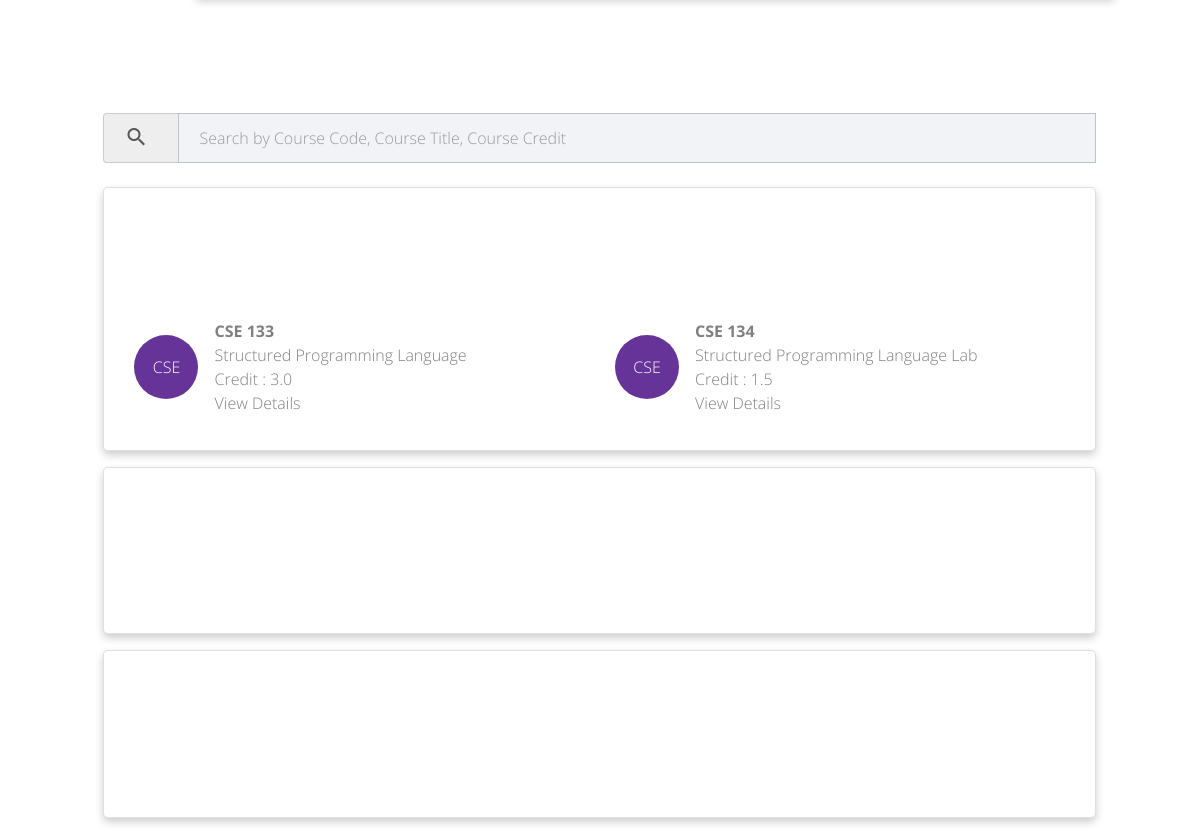
Before: /curriculum/undergrad/major/ (middle part) with the older database file.
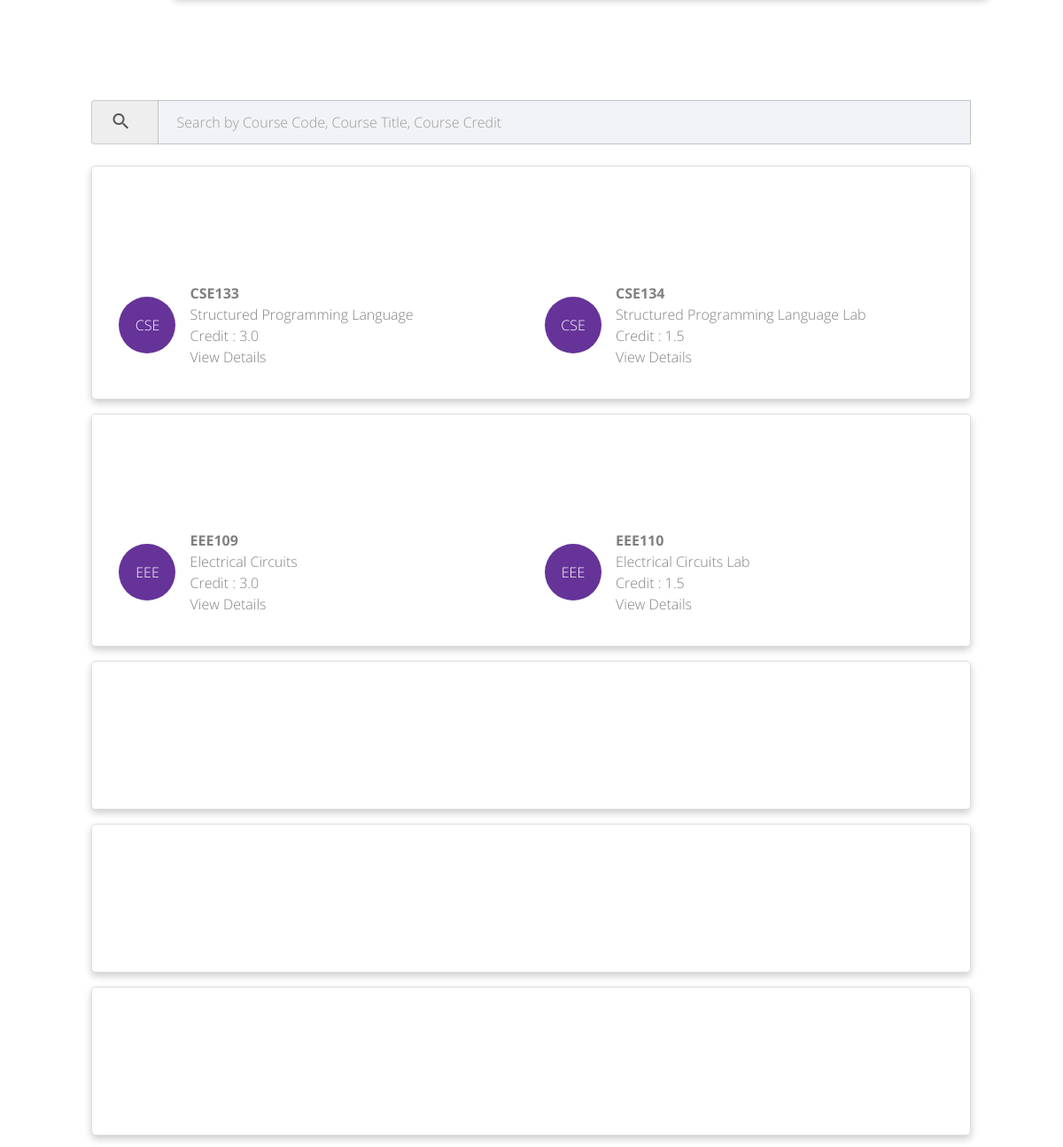
After: the same page with the newer database file.
### curriculum/models.py (models this page shows, shortened)
class Course(models.Model):
    COURSE_TYPES = (
        ('major', 'Major'),
        ('nonmajor', 'Non-Major'),
        ('elective', 'Elective'),
    )
    course_type = models.CharField(max_length=20, choices=COURSE_TYPES)
    course_code = models.CharField(max_length=20)
    course_title = models.CharField(max_length=100)
    course_details = RichTextField()
    course_credit = models.FloatField()
    program_name = models.ForeignKey(Program, null=True, on_delete=models.SET_NULL)
    year_semester = models.ForeignKey(Semester, null=True, on_delete=models.SET_NULL)
    def getDept(self):
        return self.course_code[0:3]

### curriculum/views.py (the view)
# urls.py: path('undergrad/major/', views.undergrad_major, name='cumajor'),
def undergrad_major(request):
    program = Program.objects.get(program_name="Undergraduate Major")
    courses = program.course_set.all()
    semesters = Semester.objects.all()
    totalCreditPerSemester = {}
    totalCoursePerSemester = {}
    for semester in semesters:
        totalCredit = 0.0
        totalCourse = 0
        for course in courses:
            if str(course.year_semester) == str(semester.year_semester):
                totalCredit += course.course_credit
                totalCourse += 1
        totalCreditPerSemester[semester.year_semester] = totalCredit
        totalCoursePerSemester[semester.year_semester] = totalCourse
    context = {'program': program, 'courses': courses, 'semesters':semesters, 'totalCreditPerSemester':totalCreditPerSemester, 'totalCoursePerSemester':totalCoursePerSemester}
    return render(request, 'curriculum/curriculum.html', context)

### curriculum/models.py (called while the page is built)
    def __str__(self):
        return self.year_semester

### templates/curriculum/curriculum.html (shortened to what this page needs)
{% extends 'base.html' %}
{% block content %}
<div class="colorlib-classes people-detail-header-text">
</div>
<div class="row " id="curriculum-detail">
    <div class="container col-md-10 col-md-offset-1">
        <form>
            <div class="input-group">
                <span class="input-group-addon"><i class="material-icons">search</i></span>
                <input style="border:1px solid #bdc3c7" id="searchItem" type="text" class="form-control"
                       name="searchItem" placeholder="Search by Course Code, Course Title, Course Credit"
                       data-toggle="hideseek" data-list=".list">
            </div>
            <br>
        </form>
        {% for semester in semesters %}
        <div class="card">
            <p class="faculty_detail_description">
            <div class="row list" style="margin: 15px;">
                {% for course in courses %}
                {% if course.year_semester.year_semester == semester.year_semester %}
                <div class="col-md-1 ignore-me">
                    <span class="course-dept-circle ignore-me">{{course.getDept}}</span>
                </div>
                <div class="col-md-5">
                    <b>{{ course.course_code }}</b>
                    <br>
                    {{ course.course_title }}
                    <br>
                    Credit : {{ course.course_credit }}
                    <br>
                    <a data-toggle="modal" data-target="#{{course.course_code}}" style="cursor: pointer">View Details</a>
                </div>
                {% endif %}
                {% endfor %}
            </div>
            </p>
        </div>
        {% endfor %}
    </div>
</div>
{% endblock %}

Changed rows visible on the page:
changed Course "Structured Programming Language": course_code "CSE 133" → "CSE133"
changed Course "Structured Programming Language Lab": course_code "CSE 134" → "CSE134"
added Course: getDept "EEE", course_code "EEE109", course_title "Electrical Circuits", course_credit "3.0"
added Course: getDept "EEE", course_code "EEE110", course_title "Electrical Circuits Lab", course_credit "1.5"
